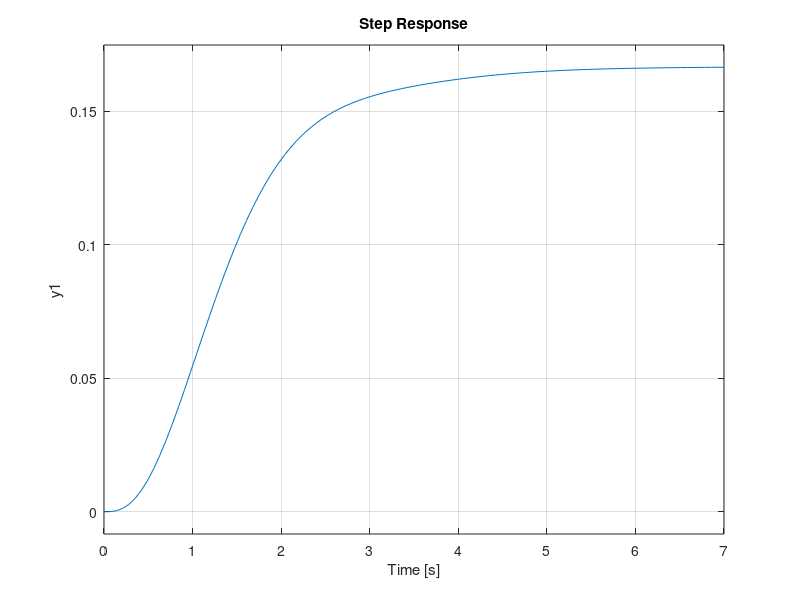

The MATLAB script that drew this image: (Note: this script raises an error after producing the figure.)
%%13-B Effect of addition on closed loop poles
sys = tf([1],[1 3 6])
l = [-1 -5 -10 -20]
for q=1:4
    sys_new = tf([1], [1 -l(q)])*sys
    subplot(2,2,q)
    step(sys_new)
    stepinfo(sys_new)
end
